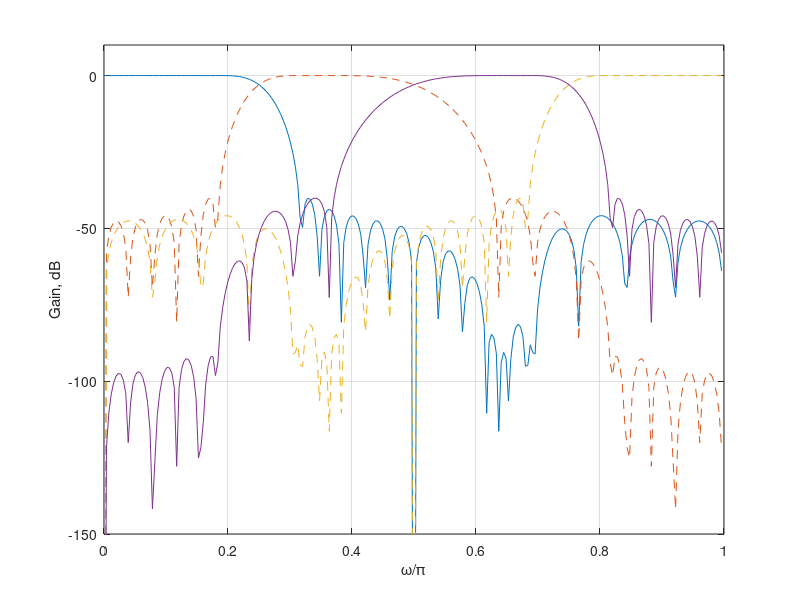

The MATLAB source for this figure:
% Program 14_1
% Frequency Responses of Tree-Structured QMF Filters
%
clf;
% Type in prototype lowpass filter coefficients
% B1 = input ('Filter coefficients = ');
B1 = [0.002329266,-0.005182978,-0.002273145,0.01354012,-0.0006504669,-0.02755195,0.01004621,0.05088162,-0.03464143,-0.09987885,0.12464520,0.4686479]; 
% Test coefficients
B1 = [B1 fliplr(B1)];
% Generate the complementary highpass filter
L = length(B1);
for k = 1:L
 	B2(k) = ((-1)^k)*B1(k);
end
% Determine the coefficients of the four filters
B10 = zeros(1, 2*length(B1));
B10([1: 2: length(B10)]) = B1;
B11 = zeros(1, 2*length(B2));
B11([1: 2: length(B11)]) = B2;
C0 = conv(B1, B10);C1 = conv(B1, B11);
C2 = conv(B2, B10);C3 = conv(B2, B11);
% Determine the frequency responses
[H00z, w] = freqz(C0, 1, 256);% corrected
h00 = abs(H00z);
M00 = 20*log10(h00);
[H01z, w] = freqz(C1, 1, 256);
h01 = abs(H01z);
M01 = 20*log10(h01);
[H10z, w] = freqz(C2, 1, 256);
h10 = abs(H10z);
M10 = 20*log10(h10);
[H11z, w] = freqz(C3, 1, 256);
h11 = abs(H11z);
M11 = 20*log10(h11);
plot(w/pi, M00,'-',w/pi, M01,'--',w/pi, M10,'--',w/pi,M11,'-');%corrected
xlabel('\omega/\pi'); ylabel('Gain, dB');grid
axis([0,1,-150,10])
